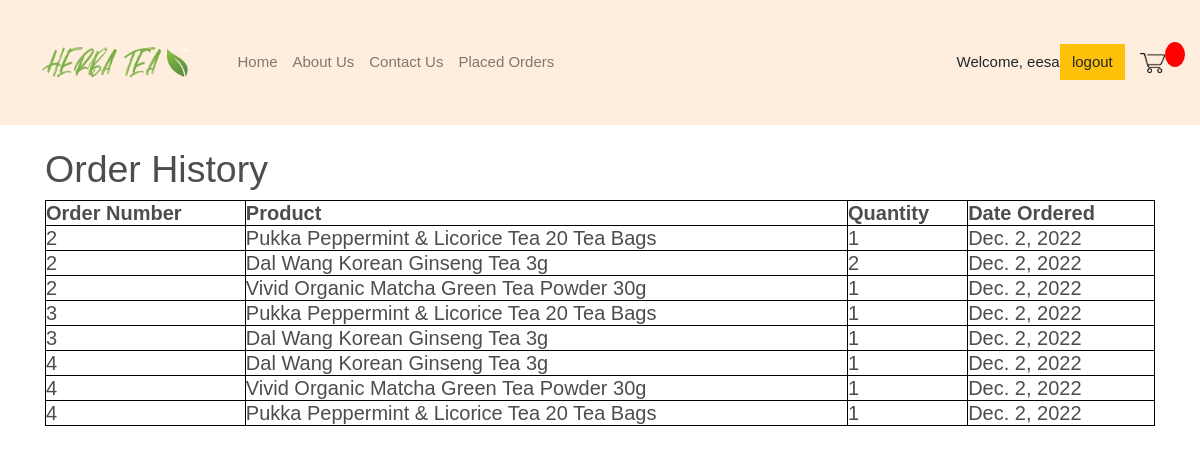
The app's page /placedorder/ (signed in), older data.
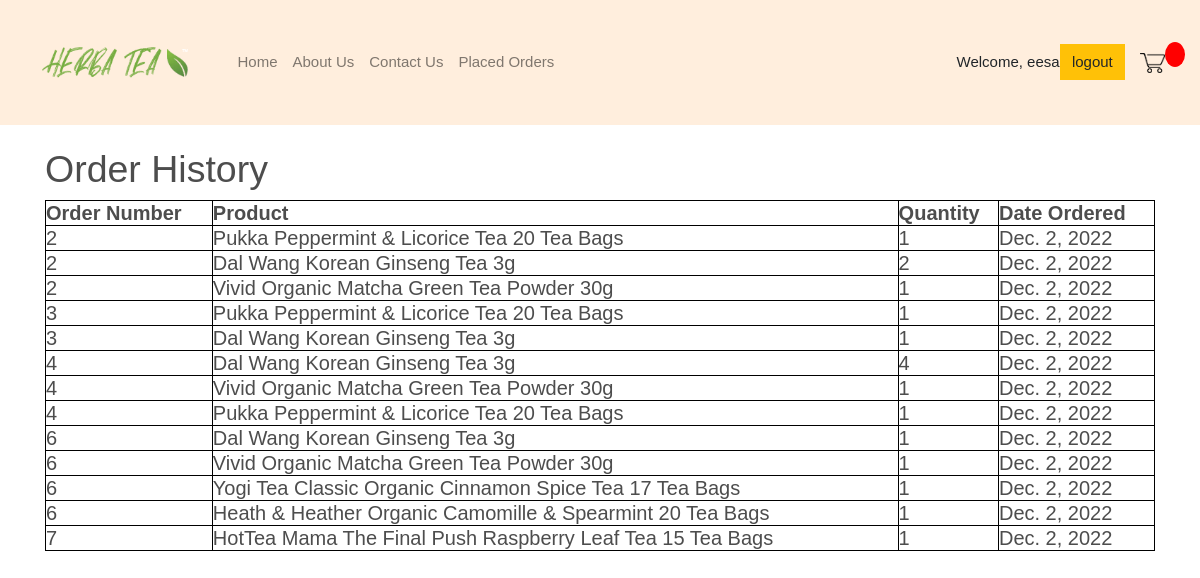
The same page, newer data.
### store/models.py (models this page shows, shortened)
class OrderItem(models.Model):
	product = models.ForeignKey(Product, on_delete=models.SET_NULL, blank=True, null=True)
	order = models.ForeignKey(Order, on_delete=models.SET_NULL, blank=True, null=True)
	quantity = models.IntegerField(default=0, null=True, blank=True)
	date_added = models.DateField(default=date.today())

class Order(models.Model):
	customer = models.ForeignKey(Customer, on_delete=models.SET_NULL, null=True, blank=True)
	date_ordered = models.DateField(default=date.today())
	complete = models.BooleanField(default=False, null=True, blank=True)
	transaction_id = models.CharField(max_length=100, null=True)
	def __str__(self):
		return str(self.id)

class Product(models.Model):
	name = models.CharField(max_length=200, null=True)
	price = models.FloatField()
	image = models.ImageField (null=True, blank=True)
	def __str__(self):
		return self.name

### store/views.py (the view)
# urls.py: path('placedorder/', views.placedorder, name="placedorder"),
@login_required(login_url='login')
def placedorder(request):
    allItems = OrderItem.objects.all()
    context = {'order_items':allItems}
    return render(request, 'store/placedorder.html', context)

### store/templates/store/placedorder.html (shortened to what this page needs)
{% extends "store/base.html" %}
{% load static %}
{% block content %}
<head>
   <link rel="stylesheet" href="{% static 'css/style.css' %}">
</head>
<h1> Order History <h1>
	<table>
		<thead>
		<tr>
			<th>Order Number</th>
			<th>Product</th>
			<th>Quantity</th>
			<th>Date Ordered</th>
		</tr>
		</thead>
		<tbody>
			{% for orders in order_items %}
			<tr>
				<td> {{ orders.order }} </td>
				<td> {{ orders.product }} </td>
				<td> {{ orders.quantity }} </td>
				<td> {{ orders.date_added }} </td>
			</tr>
			{% endfor %}
		</tbody>
	</table>
{% endblock content %}

### store/templates/store/base.html (shortened to what this page needs)
<!DOCTYPE html>
{% load static %}
<html lang="en">
  <head>
    <link
      rel="stylesheet"
      href="https://stackpath.bootstrapcdn.com/bootstrap/4.4.1/css/bootstrap.min.css"
    />
    <link rel="stylesheet" type="text/css" href="{% static 'css/main.css' %}" />
  </head>
  <header>
    <nav class="navbar navbar-expand-lg navbar-light bg-dark">
      <a class="navbar-brand" href="{% url 'products' %}"
        ><img id="home-icon" src="{% static 'images/logo1.png' %}"
      /></a>
      <div class="collapse navbar-collapse" id="navbarSupportedContent">
        <ul class="navbar-nav mr-auto">
          <li class="nav-item">
            <a class="nav-link" href="{% url 'products' %}">Home</a>
          </li>
          <li class="nav-item">
            <a class="nav-link" href="{% url 'about' %}">About Us</a>
          </li>
          <li class="nav-item">
            <a class="nav-link" href="{% url 'contact' %}">Contact Us</a>
          </li>
          {% if request.user.is_authenticated %}
          <li class="nav-item">
            <a class="nav-link" href="{% url 'placedorder' %}">Placed Orders</a>
          </li>
          {% endif %}
        </ul>
        <div class="form-inline my-2 my-lg-0">
           {% if request.user.is_authenticated %}
          <span id="hello-msg"> Welcome, {{request.user}} </span>
          <a href="{% url 'logout' %}" class="btn btn-warning">logout</a>
          {% endif %}
          <a href="{% url 'cart' %}">
            <img id="cart-icon" src="{% static 'images/basket.png' %}" />
          </a>
          <p id="cart-total">{{cartItems}}</p>
        </div>
      </div>
    </nav>
  </header>
  <body>
    <div class="container">
      <br />
      {% block content %} {% endblock content %}
    </div>
  </body>
</html>

### static/CSS/main.css (style rules this page uses)
body { background-color: #FFEEDD; }
h1, h2, h3, h4, h5, h6 { color: hsl(0, 0%, 30%); }
.bg-dark { background-color: #FFEEDD !important; }
#home-icon { width: 200px; display: inline-block; }
#cart-icon { width: 25px; display: inline-block; margin-left: 15px; }
#cart-total { display: block; text-align: center; color: #fff; background-color: red; width: 20px; height: 25px; border-radius: 50%; font-size: 14px; }
.btn { border-radius: 0; }
* { margin: 0; padding: 0; box-sizing: border-box; }
html { font-size: 15px; }
p { font-size: medium; color: black; line-height: 2rem; margin-bottom: 1rem; }

### static/CSS/style.css (style rules this page uses)
body { margin: 0; padding: 0; font-family: Arial; background: url(static/images/tea-background.jpg); background-size: 1800px; }

### store/templates/store/placedorder.html (style rules this page uses)
table { width:100%; height:10%; }
table, th, td { border:1px solid black; }
th, td { font-size: 20px; }

Row changes from the older to the newer data that the page shows:
changed OrderItem (number 6 of 13 on the later page): quantity "1" → "4"
added OrderItem: order "6", product "Dal Wang Korean Ginseng Tea 3g", quantity "1", date_added "Dec. 2, 2022"
added OrderItem: order "6", product "Vivid Organic Matcha Green Tea Powder 30g", quantity "1", date_added "Dec. 2, 2022"
added OrderItem: order "6", product "Yogi Tea Classic Organic Cinnamon Spice Tea 17 Tea Bags", quantity "1", date_added "Dec. 2, 2022"
added OrderItem: order "6", product "Heath & Heather Organic Camomille & Spearmint 20 Tea Bags", quantity "1", date_added "Dec. 2, 2022"
added OrderItem: order "7", product "HotTea Mama The Final Push Raspberry Leaf Tea 15 Tea Bags", quantity "1", date_added "Dec. 2, 2022"
